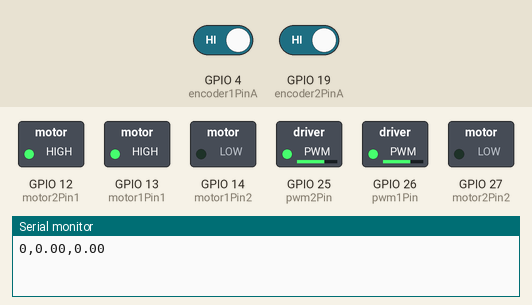
The sketch below on a simulated ESP32. Shown: switched loads named in the sketch (green lamp = pin HIGH), the last lines printed to the serial monitor. Inputs (shaded band) come from the test bench; at power-on: GPIO 4 (encoder1PinA) HIGH, GPIO 19 (encoder2PinA) HIGH.

Above: at 0.1 s.
At 2.1 s:
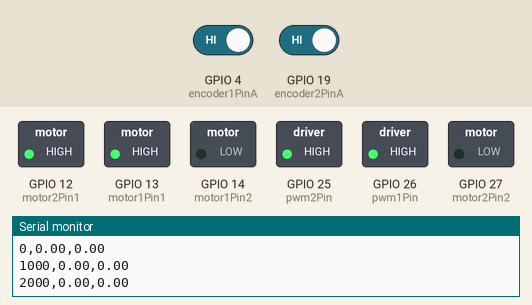
Timing chart, 0 to 3.6 s (numbered marks = the images above):
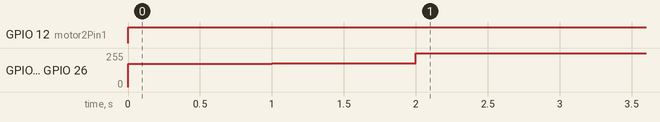

Measured:
- by itself, GPIO 12 (motor2Pin1): LOW → HIGH at 0.00 s
- by itself, GPIO 25 (pwm2Pin), GPIO 26 (pwm1Pin): 0/255 → 173/255 at 0.00 s, → 180/255 1.0 s later, → 255/255 1.0 s later

The sketch:

2DC_Motor_With_Encoder.ino
```cpp
// Dua Motor Dengan PID
// Motor direction
#define CW  0
#define CCW 1

// Motor 1 control pins
const int motor1Pin1 = 13;  // Pin motor 1 forward
const int motor1Pin2 = 14;  // Pin motor 1 backward
const int pwm1Pin = 26;     // Pin PWM motor 1

// Motor 2 control pins
const int motor2Pin1 = 12;  // Pin motor 2 forward
const int motor2Pin2 = 27;  // Pin motor 2 backward
const int pwm2Pin = 25;     // Pin PWM motor 2

// Encoder 1 pins
const int encoder1PinA = 4; // Pin encoder 1 A
const int encoder1PinB = 5; // Pin encoder 1 B

// Encoder 2 pins
const int encoder2PinA = 19; // Pin encoder 2 A
const int encoder2PinB = 21; // Pin encoder 2 B

// Encoder 1 variables
volatile int encoder1Pos = 0; // variable for interrupt
int encoder1PosRead = 0;
int prevEncoder1PosRead = 0;
int deltaPos1;
float speedMotor1;

// Encoder 2 variables
volatile int encoder2Pos = 0; // variable for interrupt
int encoder2PosRead = 0;
int prevEncoder2PosRead = 0;
int deltaPos2;
float speedMotor2;

// PID control constants (can be the same or different for each motor)
float Kp = 0.002;
float Ki = 15;
float Kd = 0.05;

// PID calculation variables for motor 1
int targetSpeed1 = 100; // Desired speed for motor 1
int error1;
int prevError1;
float integral1;
float derivative1;
float control1;

// PID calculation variables for motor 2
int targetSpeed2 = 100; // Desired speed for motor 2
int error2;
int prevError2;
float integral2;
float derivative2;
float control2;

// Motor 1 time variables
float dt1 = 0.060; // in seconds
int dtMillis1 = dt1 * 1000;
long int currTime1;
long int prevTime1;
long int delTime1;

// Motor 2 time variables
float dt2 = 0.060; // in seconds
int dtMillis2 = dt2 * 1000;
long int currTime2;
long int prevTime2;
long int delTime2;

// Motor speed
int velocity1;
int velocity2;

// Critical section variables for both encoders
portMUX_TYPE mux = portMUX_INITIALIZER_UNLOCKED;
portMUX_TYPE mux2 = portMUX_INITIALIZER_UNLOCKED;

// Function for handling encoder 1 interrupt
void IRAM_ATTR doEncoder1A() {
  portENTER_CRITICAL_ISR(&mux);  // Enter critical section for interrupt
  digitalRead(encoder1PinB) ? encoder1Pos++ : encoder1Pos--;
  portEXIT_CRITICAL_ISR(&mux);   // Exit critical section for interrupt
}

// Function for handling encoder 2 interrupt
void IRAM_ATTR doEncoder2A() {
  portENTER_CRITICAL_ISR(&mux2);  // Enter critical section for interrupt
  digitalRead(encoder2PinB) ? encoder2Pos++ : encoder2Pos--;
  portEXIT_CRITICAL_ISR(&mux2);   // Exit critical section for interrupt
}

void setup() {
  // Setup encoder 1 interrupt
  pinMode(encoder1PinA, INPUT_PULLUP);
  pinMode(encoder1PinB, INPUT_PULLUP);
  attachInterrupt(digitalPinToInterrupt(encoder1PinA), doEncoder1A, RISING);

  // Setup encoder 2 interrupt
  pinMode(encoder2PinA, INPUT_PULLUP);
  pinMode(encoder2PinB, INPUT_PULLUP);
  attachInterrupt(digitalPinToInterrupt(encoder2PinA), doEncoder2A, RISING);

  // Setup motor driver for both motors
  pinMode(motor1Pin1, OUTPUT);  // Forward pin motor 1
  pinMode(motor1Pin2, OUTPUT);  // Backward pin motor 1
  digitalWrite(motor1Pin1, LOW);
  digitalWrite(motor1Pin2, LOW);

  pinMode(motor2Pin1, OUTPUT);  // Forward pin motor 2
  pinMode(motor2Pin2, OUTPUT);  // Backward pin motor 2
  digitalWrite(motor2Pin1, LOW);
  digitalWrite(motor2Pin2, LOW);

  Serial.begin(9600); // Setup serial communication

  prevTime1 = millis(); // Initialize time tracking for motor 1
  prevTime2 = millis(); // Initialize time tracking for motor 2
}

void loop() {
  // Read encoder 1 position with critical section
  portENTER_CRITICAL(&mux);  // Protect access to encoder1Pos
  encoder1PosRead = encoder1Pos; // Read position from interrupt
  portEXIT_CRITICAL(&mux);

  // Read encoder 2 position with critical section
  portENTER_CRITICAL(&mux2);  // Protect access to encoder2Pos
  encoder2PosRead = encoder2Pos; // Read position from interrupt
  portEXIT_CRITICAL(&mux2);

  // Calculate motor 1 speed (assuming 100 steps per revolution)
  deltaPos1 = encoder1PosRead - prevEncoder1PosRead;
  prevEncoder1PosRead = encoder1PosRead;
  speedMotor1 = deltaPos1 / dt1 / 100; // Motor 1 speed in rotations per second (RPS)

  // PID control for motor 1 speed
  error1 = targetSpeed1 - speedMotor1;
  integral1 += error1 * dt1;
  derivative1 = (error1 - prevError1) / dt1;
  control1 = (Kp * error1) + (Ki * integral1) + (Kd * derivative1);
  velocity1 = min(max(control1, -255.0f), 255.0f);

  // Calculate motor 2 speed (assuming 100 steps per revolution)
  deltaPos2 = encoder2PosRead - prevEncoder2PosRead;
  prevEncoder2PosRead = encoder2PosRead;
  speedMotor2 = deltaPos2 / dt2 / 100; // Motor 2 speed in rotations per second (RPS)

  // PID control for motor 2 speed
  error2 = targetSpeed2 - speedMotor2;
  integral2 += error2 * dt2;
  derivative2 = (error2 - prevError2) / dt2;
  control2 = (Kp * error2) + (Ki * integral2) + (Kd * derivative2);
  velocity2 = min(max(control2, -255.0f), 255.0f);

  // Set motor 1 direction and PWM signal
  if (velocity1 >= 0) {
    digitalWrite(motor1Pin1, HIGH);  // Motor 1 forward
    digitalWrite(motor1Pin2, LOW);
    analogWrite(pwm1Pin, velocity1);
  } else {
    digitalWrite(motor1Pin1, LOW);
    digitalWrite(motor1Pin2, HIGH);  // Motor 1 backward
    analogWrite(pwm1Pin, 255 + velocity1); // Adjust for negative PWM
  }

  // Set motor 2 direction and PWM signal
  if (velocity2 >= 0) {
    digitalWrite(motor2Pin1, HIGH);  // Motor 2 forward
    digitalWrite(motor2Pin2, LOW);
    analogWrite(pwm2Pin, velocity2);
  } else {
    digitalWrite(motor2Pin1, LOW);
    digitalWrite(motor2Pin2, HIGH);  // Motor 2 backward
    analogWrite(pwm2Pin, 255 + velocity2); // Adjust for negative PWM
  }

  // Print motor speeds in CSV format
  Serial.print(millis());  // Print timestamp in milliseconds
  Serial.print(",");       // CSV separator
  Serial.print(speedMotor1); // Print motor 1 speed
  Serial.print(",");       // CSV separator
  Serial.println(speedMotor2); // Print motor 2 speed and move to the next line

  // Delay for serial print
  delay(1000);  // Add a 1 second delay for the serial output

  // Time management for consistent loop time (Motor 1)
  do {
    currTime1 = millis();
    delTime1 = currTime1 - prevTime1;
  } while (delTime1 < dtMillis1);

  prevTime1 = currTime1;
  prevError1 = error1;

  // Time management for consistent loop time (Motor 2)
  do {
    currTime2 = millis();
    delTime2 = currTime2 - prevTime2;
  } while (delTime2 < dtMillis2);

  prevTime2 = currTime2;
  prevError2 = error2;
}
```
